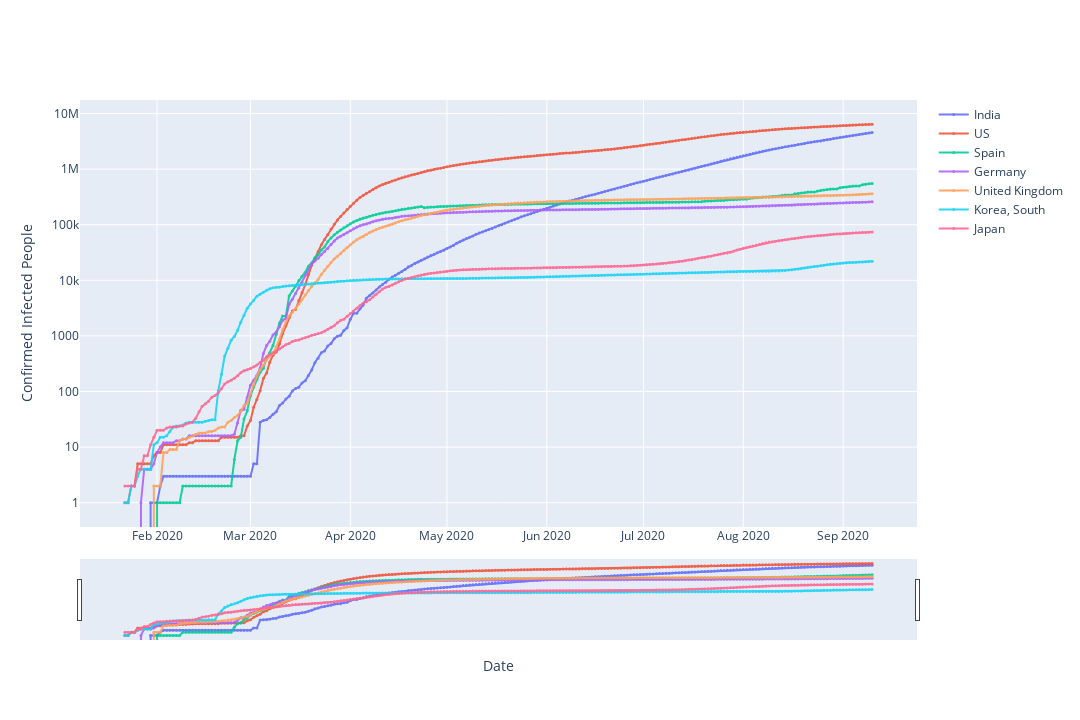

Here is the notebook cell this chart was saved with:
### Code cell
fig =go.Figure()

for each in country_list:
    fig.add_trace(go.Scatter(
        x=df_plot.date, 
        y=df_plot[each],
        name=each,
        mode="markers+lines",
        opacity=0.9,
        line_width=2,
        marker_size=3,))

fig.update_layout(
    width = 1080,
    height=720,
    yaxis_type="log",
    yaxis_title="Confirmed Infected People",
    xaxis_title = "Date",
    xaxis_rangeslider_visible=True,
    
)

### Figure 1 — Plotly figure (JSON) as saved in the notebook; plotly's stock layout.template omitted (floating-point values rounded to 4 significant figures; data arrays with more than 128 entries replaced by an {"elided": "..."} marker saying what was removed)
{"data": [{"line": {"width": 2}, "marker": {"size": 3}, "mode": "markers+lines", "name": "India", "opacity": 0.9, "type": "scatter", "x": {"elided": "233 str values"}, "y": {"elided": "233 int values"}}, {"line": {"width": 2}, "marker": {"size": 3}, "mode": "markers+lines", "name": "US", "opacity": 0.9, "type": "scatter", "x": {"elided": "233 str values"}, "y": {"elided": "233 int values"}}, {"line": {"width": 2}, "marker": {"size": 3}, "mode": "markers+lines", "name": "Spain", "opacity": 0.9, "type": "scatter", "x": {"elided": "233 str values"}, "y": {"elided": "233 int values"}}, {"line": {"width": 2}, "marker": {"size": 3}, "mode": "markers+lines", "name": "Germany", "opacity": 0.9, "type": "scatter", "x": {"elided": "233 str values"}, "y": {"elided": "233 int values"}}, {"line": {"width": 2}, "marker": {"size": 3}, "mode": "markers+lines", "name": "United Kingdom", "opacity": 0.9, "type": "scatter", "x": {"elided": "233 str values"}, "y": {"elided": "233 int values"}}, {"line": {"width": 2}, "marker": {"size": 3}, "mode": "markers+lines", "name": "Korea, South", "opacity": 0.9, "type": "scatter", "x": {"elided": "233 str values"}, "y": {"elided": "233 int values"}}, {"line": {"width": 2}, "marker": {"size": 3}, "mode": "markers+lines", "name": "Japan", "opacity": 0.9, "type": "scatter", "x": {"elided": "233 str values"}, "y": {"elided": "233 int values"}}], "layout": {"height": 720, "width": 1080, "xaxis": {"rangeslider": {"visible": true}, "title": {"text": "Date"}}, "yaxis": {"title": {"text": "Confirmed Infected People"}, "type": "log"}}}
